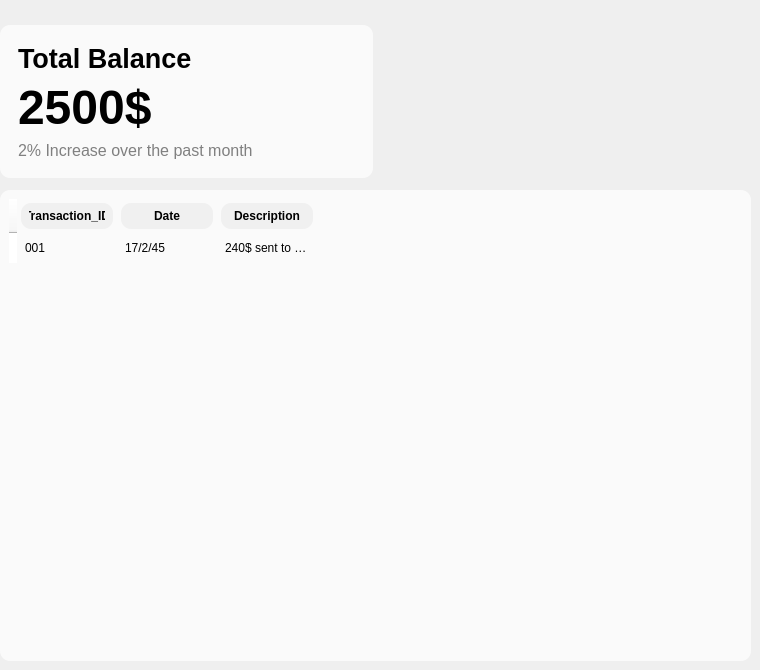
   <widget class="QWidget" name="Dashboard_Page">
    <widget class="QGroupBox" name="groupBox_3">
     <property name="geometry">
      <rect>
       <x>0</x>
       <y>190</y>
       <width>751</width>
       <height>471</height>
      </rect>
     </property>
     <property name="sizePolicy">
      <sizepolicy hsizetype="Expanding" vsizetype="Expanding">
       <horstretch>0</horstretch>
       <verstretch>0</verstretch>
      </sizepolicy>
     </property>
     <property name="styleSheet">
      <string notr="true">background-color: rgb(250,250,250);
border-radius:10px</string>
     </property>
     <property name="title">
      <string/>
     </property>
     <layout class="QHBoxLayout" name="horizontalLayout_3">
      <item>
       <widget class="QTableWidget" name="tableWidget">
        <property name="sizePolicy">
         <sizepolicy hsizetype="Expanding" vsizetype="Expanding">
          <horstretch>0</horstretch>
          <verstretch>0</verstretch>
         </sizepolicy>
        </property>
        <property name="focusPolicy">
         <enum>Qt::FocusPolicy::StrongFocus</enum>
        </property>
        <property name="styleSheet">
         <string notr="true">QTableWidget::item {
    padding: 5px; /* Add padding for better readability */
    color:black;
}

QTableWidget QHeaderView::section {
    background-color: #FFFFFF; /* Optional: Header background color */
    border: none; /* Remove header borders */
    text-align: left; /* Align header text to the left */
    padding: 4px; /* Add padding to header text */
}

QTableWidget QHeaderView::section:horizontal {
    background-color:#F0F0F0; /* Add bottom border to header */
border-radius:10px;
margin:4px;
 text-align: left; /* Align header text to the left */
padding-left:8px;
padding-right:8px;

color:black
}
QTableWidget QTableCornerButton::section {
    background-color: transparent; /* Make corner button transparent */
    border: none; /* Remove corner button border */
}

QTableWidget::indicator {
    width: 0px; /* Hide row numbers */
}
QTableWidget QHeaderView::section:vertical {
    width: 0px; /* Hide row numbers */
}

</string>
        </property>
        <property name="frameShape">
         <enum>QFrame::Shape::NoFrame</enum>
        </property>
        <property name="frameShadow">
         <enum>QFrame::Shadow::Raised</enum>
        </property>
        <property name="sizeAdjustPolicy">
         <enum>QAbstractScrollArea::SizeAdjustPolicy::AdjustToContents</enum>
        </property>
        <property name="showGrid">
         <bool>false</bool>
        </property>
        <property name="cornerButtonEnabled">
         <bool>true</bool>
        </property>
        <row>
         <property name="text">
          <string>0</string>
         </property>
        </row>
        <column>
         <property name="text">
          <string>Transaction_ID</string>
         </property>
         <property name="font">
          <font>
           <bold>true</bold>
          </font>
         </property>
        </column>
        <column>
         <property name="text">
          <string>Date</string>
         </property>
         <property name="font">
          <font>
           <bold>true</bold>
          </font>
         </property>
        </column>
        <column>
         <property name="text">
          <string>Description</string>
         </property>
         <property name="font">
          <font>
           <bold>true</bold>
          </font>
         </property>
        </column>
        <item row="0" column="0">
         <property name="text">
          <string>001</string>
         </property>
        </item>
        <item row="0" column="1">
         <property name="text">
          <string>17/2/45</string>
         </property>
        </item>
        <item row="0" column="2">
         <property name="text">
          <string>240$ sent to unknown Account</string>
         </property>
        </item>
       </widget>
      </item>
     </layout>
    </widget>
    <widget class="QWidget" name="layoutWidget">
     <property name="geometry">
      <rect>
       <x>0</x>
       <y>0</y>
       <width>751</width>
       <height>203</height>
      </rect>
     </property>
     <layout class="QHBoxLayout" name="horizontalLayout">
      <item>
       <widget class="QGroupBox" name="groupBox">
        <property name="sizePolicy">
         <sizepolicy hsizetype="Expanding" vsizetype="Maximum">
          <horstretch>0</horstretch>
          <verstretch>0</verstretch>
         </sizepolicy>
        </property>
        <property name="styleSheet">
         <string notr="true">background-color: rgb(250,250,250);
border-radius:10px</string>
        </property>
        <property name="title">
         <string/>
        </property>
        <layout class="QVBoxLayout" name="verticalLayout_2">
         <property name="leftMargin">
          <number>18</number>
         </property>
         <property name="topMargin">
          <number>18</number>
         </property>
         <property name="rightMargin">
          <number>18</number>
         </property>
         <property name="bottomMargin">
          <number>18</number>
         </property>
         <item>
          <widget class="QLabel" name="label_4">
           <property name="sizePolicy">
            <sizepolicy hsizetype="Preferred" vsizetype="Maximum">
             <horstretch>0</horstretch>
             <verstretch>0</verstretch>
            </sizepolicy>
           </property>
           <property name="font">
            <font>
             <pointsize>20</pointsize>
             <bold>true</bold>
            </font>
           </property>
           <property name="styleSheet">
            <string notr="true">color:Black</string>
           </property>
           <property name="text">
            <string>Total Balance</string>
           </property>
          </widget>
         </item>
         <item>
          <widget class="QLabel" name="Total_Balance_label">
           <property name="sizePolicy">
            <sizepolicy hsizetype="Preferred" vsizetype="Maximum">
             <horstretch>0</horstretch>
             <verstretch>0</verstretch>
            </sizepolicy>
           </property>
           <property name="font">
            <font>
             <pointsize>36</pointsize>
             <bold>true</bold>
            </font>
           </property>
           <property name="styleSheet">
            <string notr="true">color:Black</string>
           </property>
           <property name="text">
            <string>2500$</string>
           </property>
          </widget>
         </item>
         <item>
          <widget class="QLabel" name="label_6">
           <property name="sizePolicy">
            <sizepolicy hsizetype="Maximum" vsizetype="Maximum">
             <horstretch>0</horstretch>
             <verstretch>0</verstretch>
            </sizepolicy>
           </property>
           <property name="font">
            <font>
             <pointsize>12</pointsize>
             <bold>false</bold>
            </font>
           </property>
           <property name="styleSheet">
            <string notr="true">color:grey</string>
           </property>
           <property name="text">
            <string>2% Increase over the past month</string>
           </property>
          </widget>
         </item>
        </layout>
       </widget>
      </item>
      <item>
       <widget class="QLabel" name="bankCard">
        <property name="sizePolicy">
         <sizepolicy hsizetype="Expanding" vsizetype="Preferred">
          <horstretch>0</horstretch>
          <verstretch>0</verstretch>
         </sizepolicy>
        </property>
        <property name="minimumSize">
         <size>
          <width>320</width>
          <height>180</height>
         </size>
        </property>
        <property name="text">
         <string/>
        </property>
       </widget>
      </item>
     </layout>
    </widget>
   </widget>
